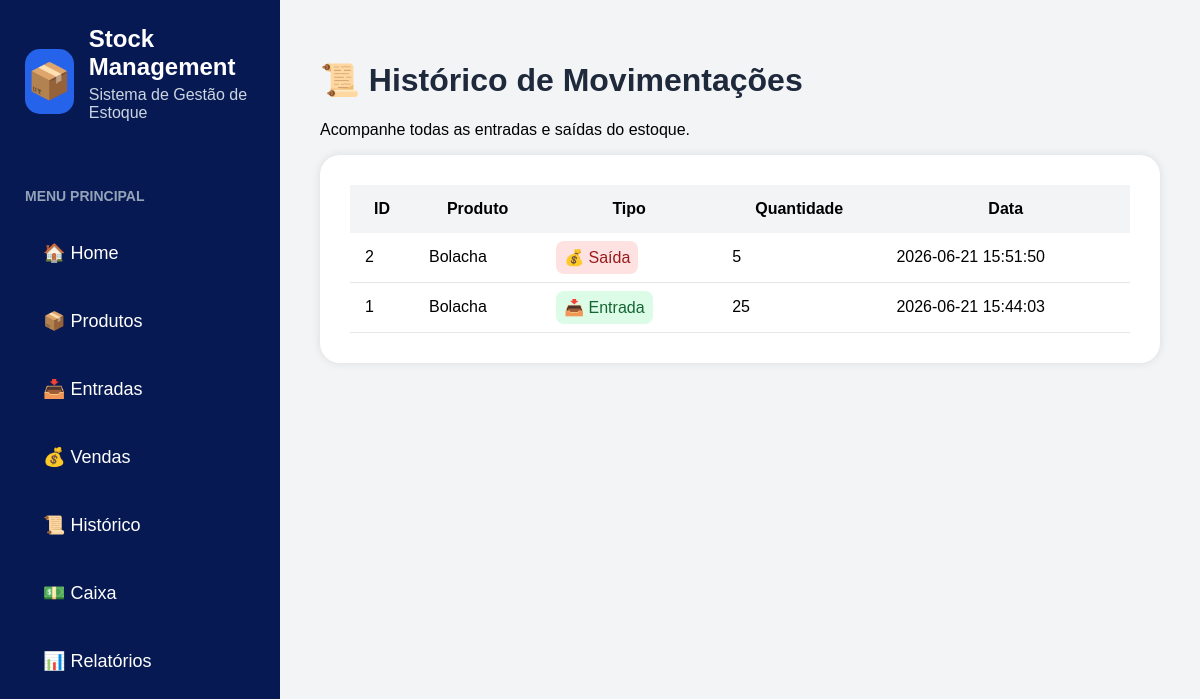
/movements, run on the app's committed database.
### tables this page shows
CREATE TABLE stock_movements (

    id INTEGER PRIMARY KEY AUTOINCREMENT,
    
    product_id INTEGER NOT NULL,
    
    movement_type TEXT NOT NULL,
    
    quantity INTEGER NOT NULL,
    
    date TIMESTAMP DEFAULT CURRENT_TIMESTAMP
    
, total_value REAL DEFAULT 0);

CREATE TABLE products (
    id INTEGER PRIMARY KEY AUTOINCREMENT,
    name TEXT NOT NULL,
    quantity INTEGER NOT NULL,
    purchase_price REAL NOT NULL,
    selling_price REAL NOT NULL
, minimum_stock INTEGER DEFAULT 5);

### app.py (the view)
@app.route('/movements')
def movements():
    connection = sqlite3.connect('database/database.db')
    cursor = connection.cursor()
    cursor.execute(
        '''
        SELECT

            stock_movements.id,

            products.name,

            stock_movements.movement_type,

            stock_movements.quantity,

            stock_movements.date

        FROM stock_movements

        INNER JOIN products

        ON products.id = stock_movements.product_id

        ORDER BY stock_movements.id DESC
        '''
    )
    movements_list = cursor.fetchall()
    connection.close()
    return render_template(
        'movements.html',
        movements=movements_list
    )

### templates/movements.html
{% extends 'base.html' %}
{% block content %}
<h1>📜 Histórico de Movimentações</h1>
<p>
Acompanhe todas as entradas e saídas do estoque.
</p>
<div class="card">
<table>
<tr>
<th>ID</th>
<th>Produto</th>
<th>Tipo</th>
<th>Quantidade</th>
<th>Data</th>
</tr>
{% for movement in movements %}
<tr>
<td>{{ movement[0] }}</td>
<td>{{ movement[1] }}</td>
<td>
{% if movement[2]=='Entrada' %}
<span class="entry-tag">
📥 Entrada
</span>
{% else %}
<span class="exit-tag">
💰 Saída
</span>
{% endif %}
</td>
<td>
{{ movement[3] }}
</td>
<td>
{{ movement[4] }}
</td>
</tr>
{% endfor %}
</table>
</div>
{% endblock %}

### static/style.css (style rules this page uses)
body { margin:0; background:#f3f4f6; font-family:Arial, sans-serif; }
h1,h2 { color:#1e293b; }
.card { background:white; padding:30px; border-radius:20px; margin-bottom:30px; box-shadow:0px 0px 10px rgba(0,0,0,0.1); }
table { width:100%; border-collapse:collapse; }
th { background:#f3f4f6; padding:15px; }
td { padding:15px; border-bottom:1px solid #e5e7eb; }
.entry-tag { background:#dcfce7; color:#166534; padding:8px; border-radius:8px; }
.exit-tag { background:#fee2e2; color:#991b1b; padding:8px; border-radius:8px; }

### data on the page
stock_movements: id "2", name "Bolacha", movement_type "💰 Saída", quantity "5", date "2026-06-21 15:51:50"
stock_movements: id "1", name "Bolacha", movement_type "📥 Entrada", quantity "25", date "2026-06-21 15:44:03"
